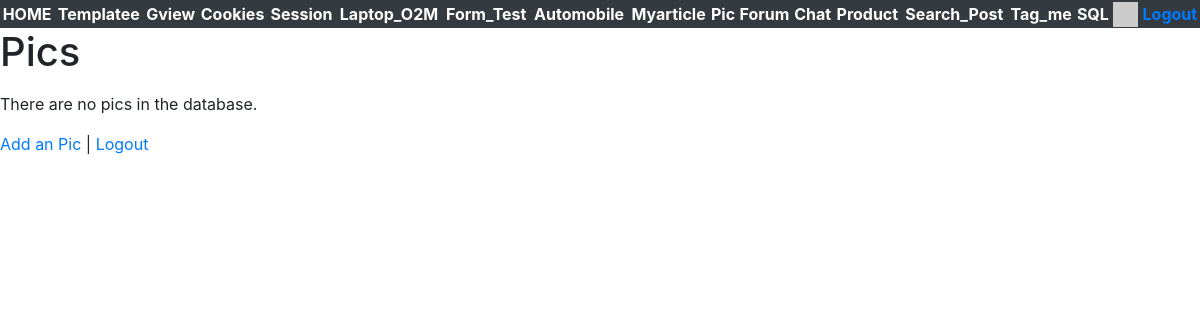
The app's page /pics/ (signed in), older data.
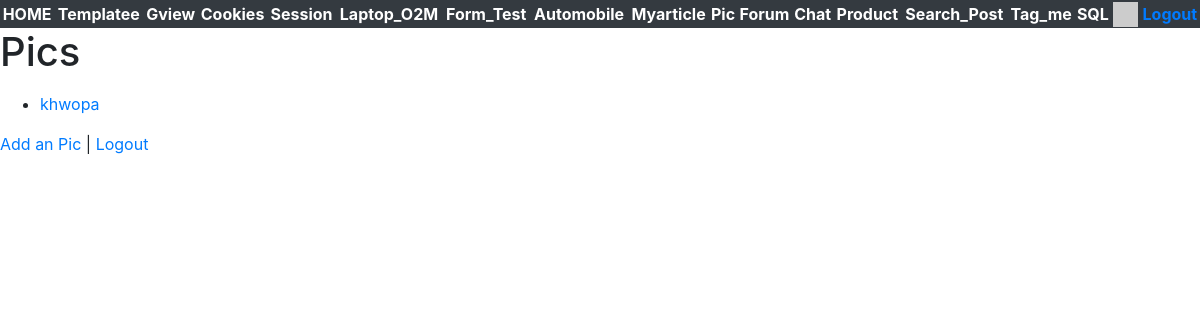
The same page, newer data.
### pics/models.py (models this page shows, shortened)
class Pic(models.Model):
    title = models.CharField(max_length=200,validators=[MinLengthValidator(2, "Title must be greater than 2 characters")]
    )
    text = models.TextField()
    owner = models.ForeignKey(settings.AUTH_USER_MODEL, on_delete=models.CASCADE)
    picture = models.BinaryField(null=True, blank=True, editable=True)
    content_type = models.CharField(max_length=256, null=True, blank=True,
                                    help_text='The MIMEType of the file')
    created_at = models.DateTimeField(auto_now_add=True)
    updated_at = models.DateTimeField(auto_now=True)

### pics/views.py (the view)
# urls.py: path('', views.PicListView.as_view(), name='all'),
class PicListView(OwnerListView):
    model = Pic
    template_name = "pics/list.html"

### home/context_processors.py (called while the page is built)
def settings(request):
    return {
        'settings': django_settings,
    }

### home/templatetags/app_tags.py (called while the page is built)
@register.filter(name='gravatar')
def gravatar(user, size=35):
    email = str(user.email.strip().lower()).encode('utf-8')
    email_hash = md5(email).hexdigest()
    url = "//www.gravatar.com/avatar/{0}?s={1}&d=identicon&r=PG"
    return url.format(email_hash, size)

### pics/templates/pics/list.html (shortened to what this page needs)
{% extends "base_bootstrap.html" %}
{% block content %}
<h1>Pics</h1>
<p>
{% if pic_list %}
<ul>
  {% for pic in pic_list %}
    <li>
        <a href="{% url 'pics:pic_detail'  pic.id %}">{{ pic.title }}</a>
        </p>
  {% endfor %}
{% else %}
  <p>There are no pics in the database.</p>
{% endif %}
</p>
<p>
<a href="{% url 'pics:pic_create' %}">Add an Pic</a> |
{% if user.is_authenticated %}
<a href="{% url 'logout' %}?next={% url 'pics:all' %}">Logout</a>
{% else %}
<a href="{% url 'login' %}?next={% url 'pics:all' %}">Login</a>
{% endif %}
</p>
{% endblock %}

Row changes from the older to the newer data that the page shows:
added Pic: title "khwopa"
Text that changed along with them:
text no longer shown: "There are no pics in the database."
